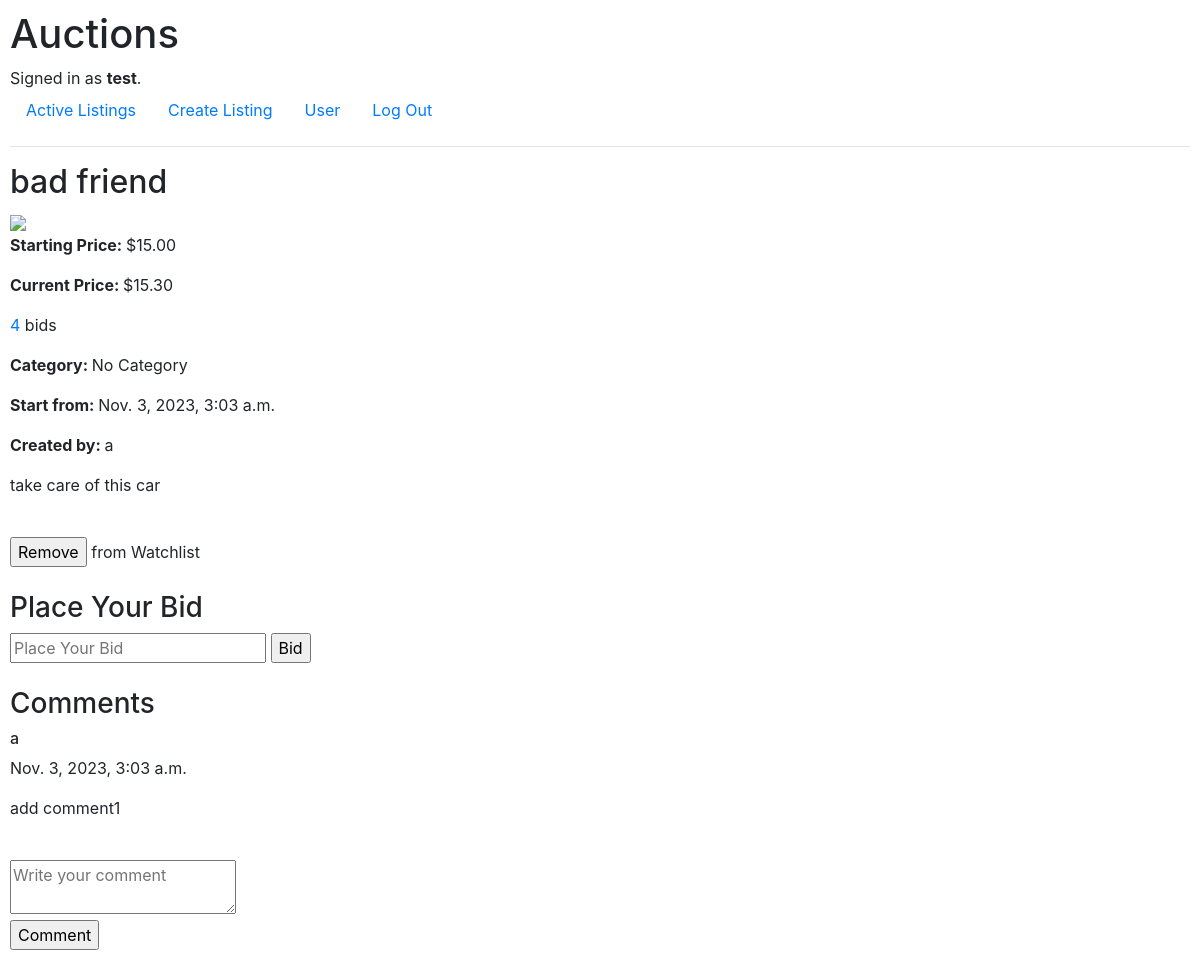
The app's page /listing/1 (signed in) with its own data.
### auctions/models.py (models this page shows, shortened)
class User(AbstractUser):
    watchlist = models.ManyToManyField('Listing', related_name="watchlistuser")
    pass

class Listing(models.Model):
    title = models.CharField(max_length=50)
    description = models.TextField(blank=True)
    photo = models.URLField(blank=True)
    price = models.DecimalField(max_digits=20, decimal_places=2)
    currentprice = models.DecimalField(default=0, blank=True, max_digits=20, decimal_places=2)
    activation = models.BooleanField()
    category = models.ForeignKey(Category, on_delete=models.CASCADE, related_name="category")
    user = models.ForeignKey(User, on_delete=models.CASCADE, related_name="listing")
    time = models.DateTimeField(auto_now_add=True)

class Bid(models.Model):
    listing = models.ForeignKey(Listing, on_delete=models.CASCADE, related_name="bid")
    bidder = models.ForeignKey(User, on_delete=models.CASCADE, related_name="bid")
    price = models.DecimalField(max_digits=20, decimal_places=2, validators=[MinValueValidator(0)])
    time = models.DateTimeField(auto_now_add=True)

class Category(models.Model):
    categoryName = models.CharField(max_length=50)
    def __str__(self):
        return self.categoryName

class Comment(models.Model):
    listing = models.ForeignKey(Listing, on_delete=models.CASCADE, related_name="comment")
    user = models.ForeignKey(User, on_delete=models.CASCADE, related_name="comment")
    comment = models.TextField()
    time = models.DateTimeField(auto_now_add=True)

### auctions/views.py (the view, shortened to what this page needs)
# urls.py: path("listing/<int:listing_id>", views.listing, name="listing"),
def listing(request, listing_id):
    listing = Listing.objects.get(pk = listing_id)
    comment = Comment.objects.filter(listing = listing_id).order_by("-time")
    user = request.user
    bids = Bid.objects.filter(listing = listing_id)
    top = bids.order_by("-price").first()
    counter = bids.count()
    categories = Category.objects.all()
    return render(request, "auctions/listing.html", {
        "listing":listing,
        "comment": comment,
        "top": top,
        "counter": counter,
    })

### auctions/templates/auctions/listing.html (shortened to what this page needs)
{% extends "auctions/layout.html" %}
{% block body %}
    <div name="listing_info">
        <h2>
            {{ listing.title }}</h2>
        <img src="{{ listing.photo }}" width="400px"/>
        <p><b>Starting Price: </b>${{ listing.price }}</p>
        {% if top %}
            <p><b>Current Price: </b>${{ top.price }}</p>
        {% endif %}
        {% if counter %}
            <p><a href="{% url 'bid' listing.id %}">{{ counter }}</a> bids</p>
        {% else %}
            <p>No bid yet</p>
        {% endif %}
        {% if listing.category %}
            <p><b>Category: </b>{{ listing.category }}</p>
        {% else %}
            <p>No Category</p>
        {% endif %}
        <p><b>Start from: </b>{{ listing.time }}</p>
        <p><b>Created by: </b>{{ listing.user }}</p>
        <p>{{ listing.description }}</p>
    </div>
    <br>
    {% if user.is_authenticated %}
        {% if user in listing.watchlistuser.all %}
            <div name="removefromwatchlist">
                <form action="{% url 'listing' listing.id %}" method="post">
                    <input type="submit" name="remove" value="Remove"> from Watchlist
                </form>
            </div>
        {% endif %}
    {% endif %}
    <br>
    {% if user.is_authenticated %}
        {% if listing.activation %}
        <div name="bid">
            <h3>Place Your Bid</h3>
            <form name="bid" action="{% url 'listing' listing.id %}" method="POST">
                <input type="number" name="placebid" placeholder="Place Your Bid" step="0.01" min="0" required>
                <input type="submit" value="Bid">
            </form>
        </div>
        {% endif %}
    {% else %}
        <h6><a href="{% url 'login' %}">Login</a> to Place a Bid</h6>
    {% endif %}
    <br>
    <div name="comment">
        <h3>Comments</h3>
        {% if not comment %}
            <p>Add the First Comment</p>
        {% else %}
            {% for c in comment %}
                <h6>{{ c.user }}</h6>
                <p>{{ c.time }}</p>
                <p>{{ c.comment }}</p>
                <br>
            {% endfor %}
        {% endif %}
        {% if user.is_authenticated %}
            {% if listing.activation %}
                <form action="{% url 'listing' listing.id %}", method="POST">
                    <textarea name="new_comment" placeholder="Write your comment" required></textarea><br>
                    <input type="submit" value="Comment"></input>
                </form>
            {% endif %}
        {% else %}
            <h6><a href="{% url 'login' %}">Login</a> to Add a Comment</h6>
        {% endif %}
    </div>
{% endblock %}

### auctions/templates/auctions/layout.html (shortened to what this page needs)
{% load static %}
<!DOCTYPE html>
<html lang="en">
    <head>
        <link rel="stylesheet" href="https://stackpath.bootstrapcdn.com/bootstrap/4.4.1/css/bootstrap.min.css">
        <link href="{% static 'auctions/styles.css' %}" rel="stylesheet">
    </head>
    <body>
        <h1>Auctions</h1>
        <div>
            {% if user.is_authenticated %}
                Signed in as <strong>{{ user.username }}</strong>.
            {% else %}
                Not signed in.
            {% endif %}
        </div>
        <ul class="nav">
            <li class="nav-item">
                <a class="nav-link" href="{% url 'index' %}">Active Listings</a>
            </li>
            {% if user.is_authenticated %}
                <li class="nav-item">
                    <a class="nav-link" href="{% url 'create' %}">Create Listing</a>
                </li>
                <li class="nav-item">
                    <a class="nav-link" href="{% url 'user' %}">User</a>
                </li>
                <li class="nav-item">
                    <a class="nav-link" href="{% url 'logout' %}">Log Out</a>
                </li>
            {% endif %}
        </ul>
        <hr>
        {% block body %}
        {% endblock %}
    </body>
</html>

### auctions/static/auctions/styles.css (style rules this page uses)
body { padding: 10px; }

### records on screen
User: username "test"
Listing: title "bad friend", price "15.00", category "No Category", time "Nov. 3, 2023, 3:03 a.m.", user "a", description "take care of this car"
Bid: price "15.30"
Comment: user "a", time "Nov. 3, 2023, 3:03 a.m.", comment "add comment1"

### other values on screen
{{ counter }} "4"
